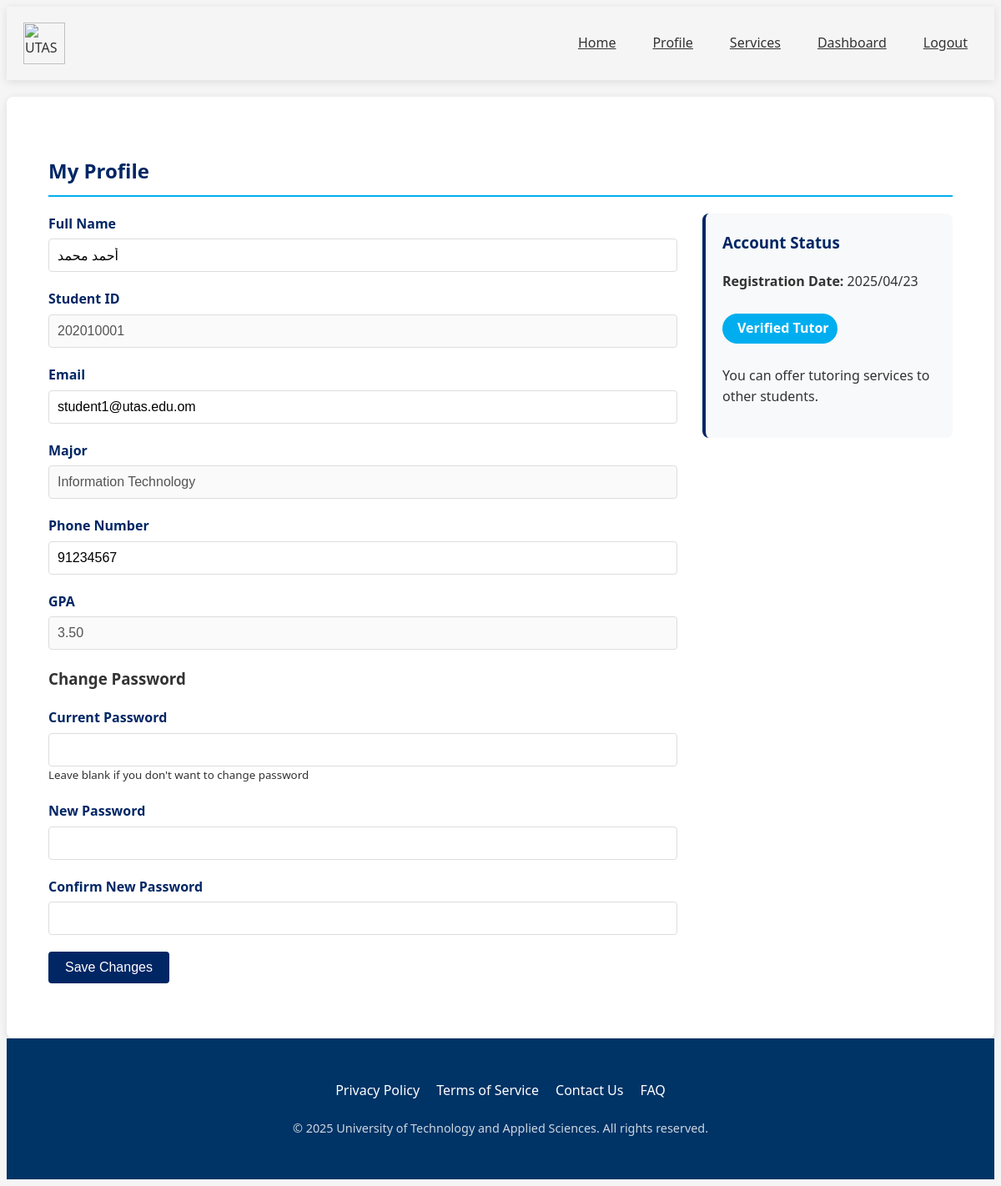
The app's page /profile.php (signed in) with its own data.
### tables this page shows
CREATE TABLE `users` (
  `id` int(11) NOT NULL,
  `university_id` varchar(20) NOT NULL,
  `email` varchar(100) NOT NULL,
  `password` varchar(255) NOT NULL,
  `full_name` varchar(100) NOT NULL,
  `specialization` enum('IT','Engineering') NOT NULL,
  `phone` varchar(20) NOT NULL,
  `gpa` decimal(3,2) DEFAULT NULL,
  `is_tutor` tinyint(1) DEFAULT 0,
  `profile_image` varchar(255) DEFAULT NULL,
  `created_at` timestamp NOT NULL DEFAULT current_timestamp(),
  `updated_at` timestamp NOT NULL DEFAULT current_timestamp() ON UPDATE current_timestamp(),
  `user_type` enum('student','teacher') NOT NULL DEFAULT 'student'
);

### functions.php (called while the page is built, shortened)
<?php
function is_logged_in() {
    return isset($_SESSION['user_id']);
}
function get_user_data($conn, $user_id) {
    $stmt = $conn->prepare("SELECT * FROM users WHERE id = ?");
    $stmt->execute([$user_id]);
    return $stmt->fetch(PDO::FETCH_ASSOC);
}
?>

### profile.php (the view, shortened to what this page needs)
<?php
require_once 'config.php';
require_once 'functions.php';
$user_id = $_SESSION['user_id'];
$user = get_user_data($conn, $user_id);
?>
<header>
        <div class="container header-container">
            <div class="logo">
                <img src="https://encrypted-tbn0.gstatic.com/images?q=tbn:ANd9GcT13qZq8ttUi44qMBaoT4-aloxfJL712OeWyQ&s" alt="UTAS Logo">
            </div>
            <nav>
                <ul>
                    <li><a href="dashboard.php">Home</a></li>
                    <li><a href="profile.php">Profile</a></li>
                    <li><a href="services.php">Services</a></li>
                    <?php if(is_logged_in()): ?>
                        <li><a href="dashboard.php">Dashboard</a></li>
                        <li><a href="logout.php">Logout</a></li>
                    <?php endif; ?>
                </ul>
            </nav>
        </div>
    </header>
<section class="profile">
    <div class="container">
        <h2>My Profile</h2>
        <div class="profile-content">
            <div class="profile-info">
                <form action="<?php echo htmlspecialchars($_SERVER['PHP_SELF']); ?>" method="post">
                    <div class="form-group">
                        <label for="full_name">Full Name</label>
                        <input type="text" id="full_name" name="full_name" value="<?php echo $user['full_name']; ?>" required>
                    </div>
                    <div class="form-group">
                        <label for="university_id">Student ID</label>
                        <input type="text" id="university_id" value="<?php echo $user['university_id']; ?>" disabled>
                    </div>
                    <div class="form-group">
                        <label for="email">Email</label>
                        <input type="email" id="email" name="email" value="<?php echo $user['email']; ?>" required>
                    </div>
                    <div class="form-group">
                        <label for="specialization">Major</label>
                        <input type="text" id="specialization" value="<?php echo ($user['specialization'] == 'IT') ? 'Information Technology' : 'Engineering'; ?>" disabled>
                    </div>
                    <div class="form-group">
                        <label for="phone">Phone Number</label>
                        <input type="tel" id="phone" name="phone" value="<?php echo $user['phone']; ?>">
                    </div>
                    <?php if($user['gpa']): ?>
                        <div class="form-group">
                            <label for="gpa">GPA</label>
                            <input type="text" id="gpa" value="<?php echo $user['gpa']; ?>" disabled>
                        </div>
                    <?php endif; ?>
                    <h3>Change Password</h3>
                    <div class="form-group">
                        <label for="password">Current Password</label>
                        <input type="password" id="password" name="password">
                        <small>Leave blank if you don't want to change password</small>
                    </div>
                    <div class="form-group">
                        <label for="new_password">New Password</label>
                        <input type="password" id="new_password" name="new_password">
                    </div>
                    <div class="form-group">
                        <label for="confirm_password">Confirm New Password</label>
                        <input type="password" id="confirm_password" name="confirm_password">
                    </div>
                    <button type="submit" class="btn btn-primary">Save Changes</button>
                </form>
            </div>
            <div class="profile-status">
                <div class="status-card">
                    <h3>Account Status</h3>
                    <p><strong>Registration Date:</strong> <?php echo date('Y/m/d', strtotime($user['created_at'])); ?></p>
                    <?php if($user['is_tutor']): ?>
                        <div class="tutor-badge">
                            <span>Verified Tutor</span>
                        </div>
                        <p>You can offer tutoring services to other students.</p>
                    <?php endif; ?>
                </div>
            </div>
        </div>
    </div>
</section>
<footer>
        <div class="container">
            <div class="footer-links">
                <a href="#">Privacy Policy</a>
                <a href="#">Terms of Service</a>
                <a href="#">Contact Us</a>
                <a href="#">FAQ</a>
            </div>
            <div class="copyright">
                &copy; <?php echo date('Y'); ?> University of Technology and Applied Sciences. All rights reserved.
            </div>
        </div>
    </footer>

### profile.php (style rules this page uses)
.container { max-width: 1200px; margin: 0 auto; padding: 20px; }
.profile { background-color: var(--utas-light); border-radius: 8px; box-shadow: 0 2px 10px rgba(0, 0, 0, 0.1); padding: 30px; margin-top: 20px; }
.profile h2 { color: var(--utas-primary); border-bottom: 2px solid var(--utas-accent); padding-bottom: 10px; margin-bottom: 20px; }
.profile-content { display: flex; flex-wrap: wrap; gap: 30px; }
.profile-info { flex: 1; min-width: 300px; }
.profile-status { flex: 0 0 300px; }
.form-group { margin-bottom: 20px; }
.form-group label { display: block; margin-bottom: 5px; font-weight: 600; color: var(--utas-primary); }
.form-group input { width: 100%; padding: 10px; border: 1px solid #ddd; border-radius: 4px; font-size: 16px; }
.btn { display: inline-block; padding: 10px 20px; background-color: var(--utas-primary); color: white; border: none; border-radius: 4px; cursor: pointer; font-size: 16px; transition: background-color 0.3s; }
.status-card { background-color: #f8f9fa; padding: 20px; border-radius: 8px; border-left: 4px solid var(--utas-primary); }
.status-card h3 { color: var(--utas-primary); margin-top: 0; }
.tutor-badge { display: inline-flex; align-items: center; gap: 8px; background-color: var(--utas-accent); color: white; padding: 5px 10px; border-radius: 20px; font-weight: bold; margin: 10px 0; }
footer { background-color: #003366; color: white; padding: 30px 0; text-align: center; }
.footer-links { display: flex; justify-content: center; gap: 20px; margin-bottom: 20px; }
.footer-links a { color: var(--utas-white); text-decoration: none; }
.copyright { font-size: 0.9rem; opacity: 0.8; }
header { background-color: var(--white); box-shadow: 0 2px 10px rgba(0, 0, 0, 0.1); padding: 15px 0; position: sticky; top: 0; z-index: 100; }
.header-container { display: flex; justify-content: space-between; align-items: center; max-width: 1200px; margin: 0 auto; padding: 0 20px; }
.logo img { height: 50px; }
nav ul { display: flex; list-style: none; gap: 20px; }
nav ul li a { color: var(--dark-color); font-weight: 500; padding: 8px 12px; border-radius: 5px; transition: all 0.3s ease; }

### records on screen
users: full_name "أحمد محمد", university "202010001", email "student1@utas.edu.om", specialization "Information Technology", phone "91234567", gpa "3.50", created_at "2025/04/23"
